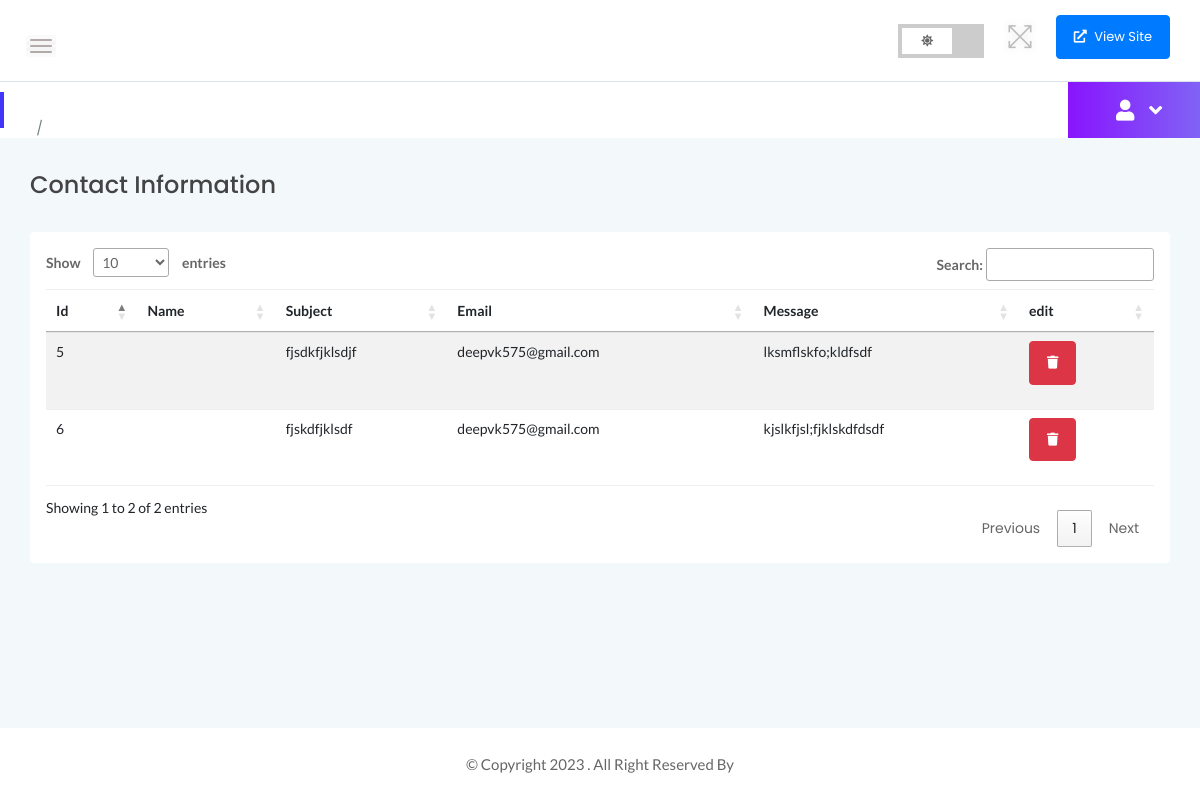
Page /dashboard/contact/info/ (signed in) on the committed database.
### core/models.py (models this page shows, shortened)
class Contact(models.Model):
    full_name = models.CharField(max_length=200, null=True, blank=True)
    email = models.EmailField()
    subject = models.TextField(null=True, blank=True)
    message = models.TextField(null=True, blank=True)

### core/views.py (the view)
# urls.py: path('dashboard/contact/info/', views.dash_contact_info, name='dashboard/contact/info')
@login_required(login_url='/login/dashboard/')
def dash_contact_info(request):
    contact = Contact.objects.all()
    return render(request, 'core/dashboard/dash_contact_info.html', locals())

### core/templates/core/dashboard/dash_contact_info.html (shortened to what this page needs)
{% extends 'core/dashboard/base_dashboard.html' %}
{% load static %}
{% block dash %}
      <div class="smart-card">
        <h4 class="title">Contact Information</h4>
        <div class="table-responsive">
          <div class="shadow-lg p-3 mb-5 bg-white rounded">
            <table class="table table-striped">
              <thead>
                <tr>
                  <th>Id</th>
                  <th>Name</th>
                  <th>Subject</th>
                  <th>Email</th>
                  <th>Message</th>
                  <th>edit</th>
                </tr>
              </thead>
              <tbody>
                {% for con in contact %}
                <tr class="">
                  <td>{{con.id}}</td>
                  <td>{{con.name}}</td>
                  <td>{{con.subject}}</td>
                  <td>{{con.email}}</td>
                  <td>{{con.message}}</td>
                  <td>
                    <a tabindex="0" class="btn btn-danger btn-xs mb-3 mr-1" role="button" data-toggle="popover"
                      data-trigger="focus" data-html="true" title="" data-content="
                        <h6>Are you sure to delete this?</h6>
                        <form method='get' action='/delete/'>
                          <input type='hidden' name='_token' value='bPNE5oytXkawNyfrysxJphne7BbyGiUJN13nlenR'>
                          <br>
                          <input type='submit' class='btn btn-danger btn-xs' value='Yes,Please'>
                        </form>
                        " data-original-title="">
                      <i class="fa fa-solid fa fa-trash fa fa-bounce"></i>
                    </a>
                  </td>
                </tr>
                {% endfor %}
              </tbody>
            </table>
          </div>
        </div>
      </div>
    </div>
{% endblock dash %}

### core/static/dashboard/assets/backend/css/typography.css (style rules this page uses)
body { font-size: 14px; font-family: "Lato", sans-serif; }
h1, h2, h3, h4, h5, h6 { margin: 0; font-family: "Poppins", sans-serif; }
a, a:visited { text-decoration: none; transition: all 0.3s ease-in-out; -webkit-transition: all 0.3s ease-in-out; -moz-transition: all 0.3s ease-in-out; -o-transition: all 0.3s ease-in-out; outline: 0; font-family: "Poppins", sans-serif; }

### core/static/dashboard/assets/backend/css/default-css.css (style rules this page uses)
* { margin: 0; padding: 0; box-sizing: border-box; }
*, *:before, *:after { -moz-box-sizing: border-box; -webkit-box-sizing: border-box; box-sizing: border-box; }
html { -webkit-font-smoothing: antialiased; }
body { background: #fff; font-weight: normal; -webkit-font-smoothing: antialiased; -webkit-text-size-adjust: 100%; }
:root { --primary-color: #4336fb; }

### core/static/dashboard/assets/backend/css/styles.css (style rules this page uses)
.btn { padding: 11px 17px; font-size: 13px; letter-spacing: 0; }
.btn-xs { padding: 5px 10px; }
.title { font-size: 18px; color: #444; margin-bottom: 10px; }
table tr th { border-bottom: none; }
table tr th, table tr td { border-top: 1px solid rgba(120, 130, 140, 0.13) !important; }
table.dataTable.no-footer { border-bottom: 1px solid rgba(120, 130, 140, 0.13) !important; }
table.dataTable thead th, table.dataTable thead td { border-bottom-color: transparent; }

### core/static/dashboard/assets/backend/css/custom-style.css (style rules this page uses)
.smart-card { padding: 30px; }
.smart-card .title { font-size: 24px; line-height: 34px; margin-bottom: 30px; }
.btn:not(:disabled):not(.disabled) { cursor: pointer; }
.btn { padding: 11px 17px; font-size: 13px; letter-spacing: 0; }

### rows in the picture
Contact: id "5", subject "fjsdkfjklsdjf", email "deepvk575@gmail.com", message "lksmflskfo;kldfsdf"
Contact: id "6", subject "fjskdfjklsdf", email "deepvk575@gmail.com", message "kjslkfjsl;fjklskdfdsdf"
